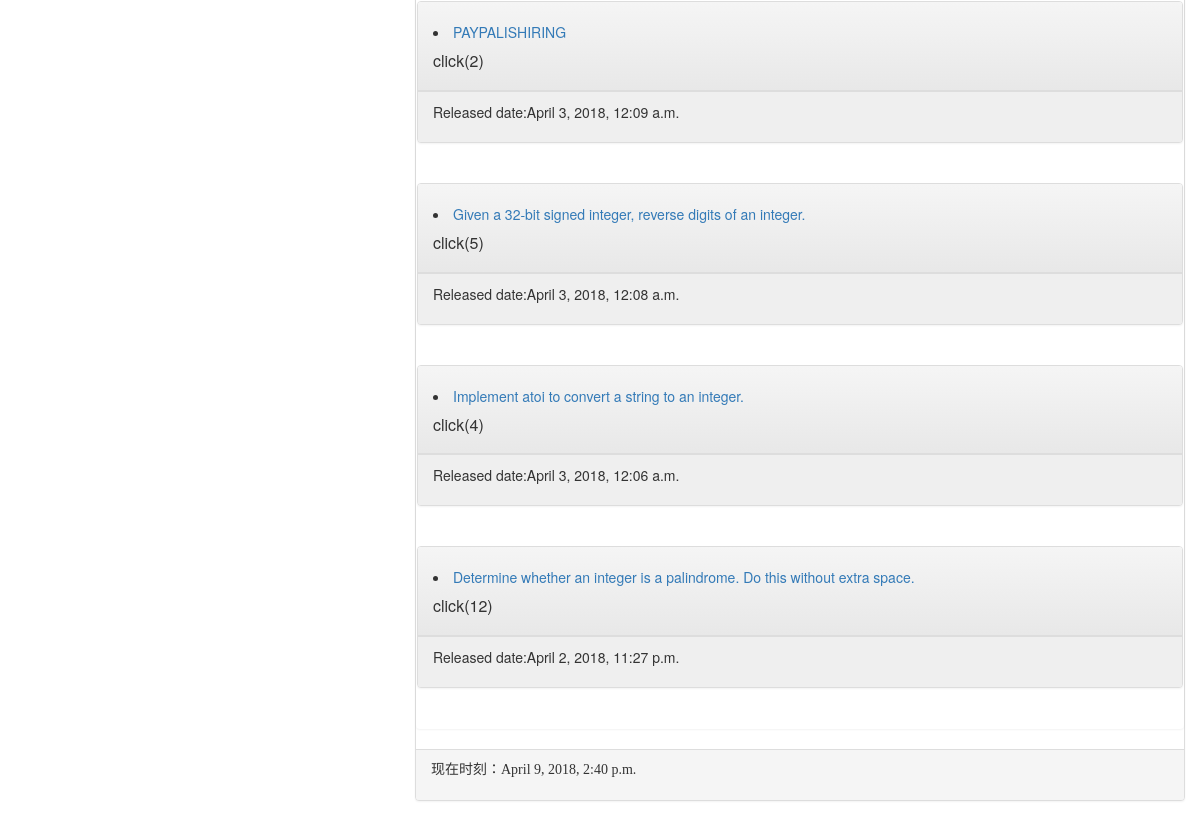
The app's page / (lower part), older data.
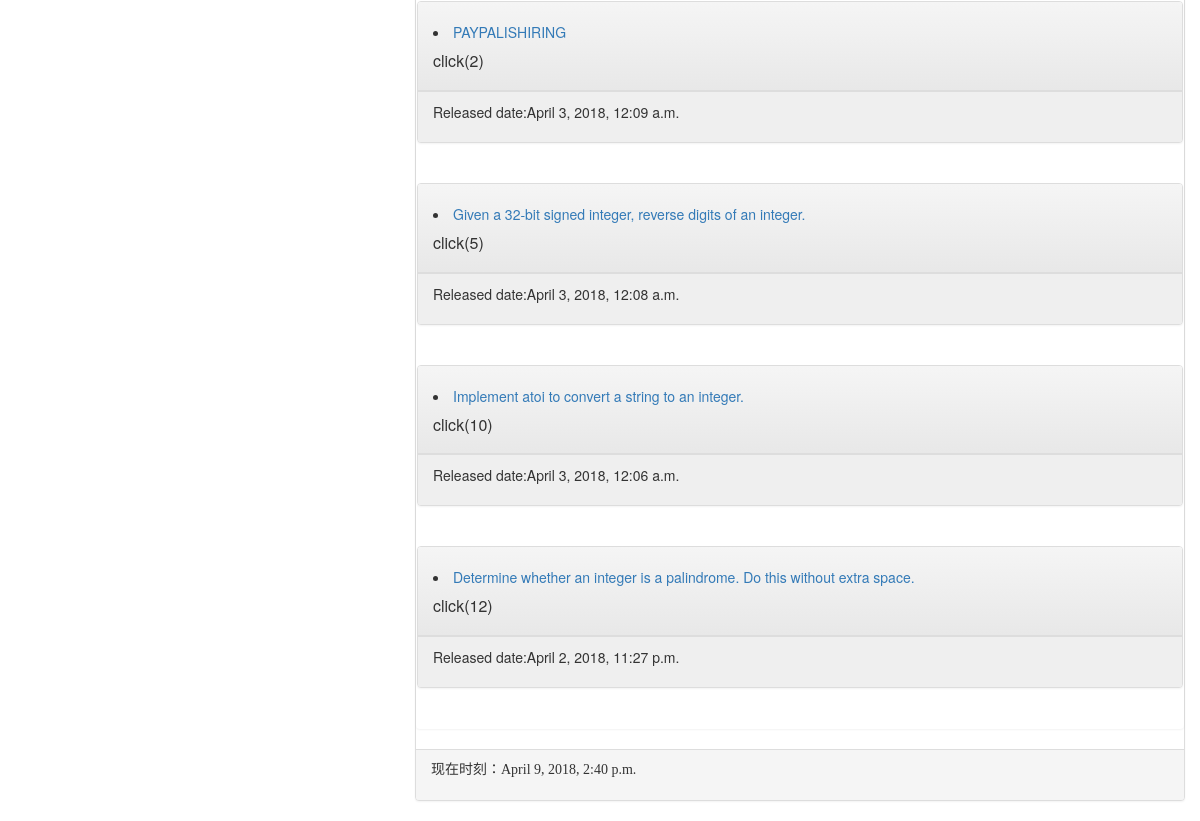
The same page, newer data.
### mysite/models.py (models this page shows, shortened)
class Post(models.Model):
    title=models.CharField(max_length=200)
    number=models.IntegerField(default=0)
    slug=models.CharField(max_length=200)
    body=models.TextField()
    pub_date=models.DateTimeField(default=timezone.now)
    class Meta:
        ordering=('-pub_date',)

### mysite/views.py (the view)
# urls.py: path('',homepage,name='homepage'),
def homepage(request):
    template=get_template('mysite/index.html')
    posts=Post.objects.all()
    now=datetime.now()
    html=template.render(locals())
    return HttpResponse(html)

### mysite/templates/mysite/index.html (shortened to what this page needs)
{% extends 'mysite/base.html' %}
{% block content %}
    {% for post in posts %}
        <div class='panel panel-default'>
            <div class='panel-heading'>
                <p style="font-family:微软雅黑;font-size:21px;font-weight:bold;">
                    <li><a href="{% url 'mysite:showpost' post.slug %}">{{post.title}}</a></li>
                </p><h6 style='font-size:12pt;'>click({{post.number}})</h6>
            </div>
            <div class='panel-footer' style='background-color:#efefef'>
                <p>
                    Released date:{{ post.pub_date }}
                </p>
            </div>
        </div>
        <br>
    {% endfor %}
{% endblock %}

Row changes from the older to the newer data that the page shows:
changed Post "Implement atoi to convert a string to an integer.": number "4" → "10"
